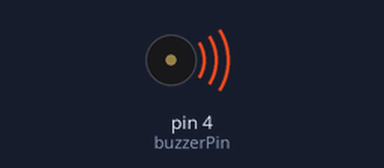
A sketch run on a simulated Arduino Uno, built with avr-gcc and run on an emulated ATmega328P. Shown: buzzer (waves = sounding).

Above: at 0.1 s.
Timing chart, 0 to 6.0 s (numbered marks = the images above):
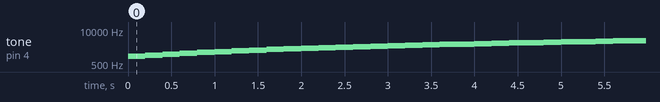

The sketch:

buzzer.ino
```cpp
const int buzzerPin = 4;   // GPIO4

void setup() {
  pinMode(buzzerPin, OUTPUT);
}

void loop() {

  // Balayage de 1 kHz à 5 kHz
  for (int freq = 1000; freq <= 5000; freq += 100) {
    tone(buzzerPin, freq);   // génère la fréquence
    delay(200);              // reste 200 ms sur chaque fréquence
  }

  noTone(buzzerPin);         // arrêt du son
  delay(1000);               // pause avant de recommencer
}
```

Measured:
- by itself, tone on pin 4 (buzzerPin): plays 1000 Hz for 0.20 s, 1100 Hz for 0.20 s, 1200 Hz for 0.20 s, 1300 Hz for 0.20 s, 1400 Hz for 0.20 s, 1500 Hz for 0.20 s … (580 notes in this stretch)
